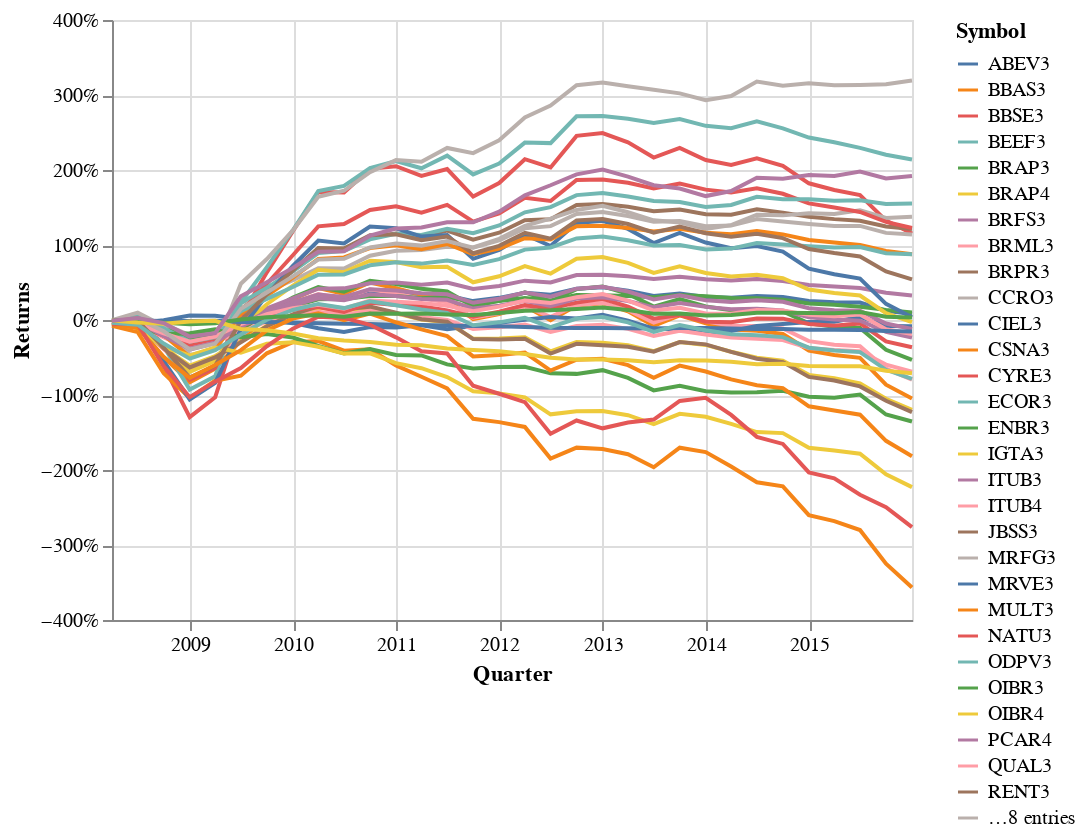

Notebook code for this chart:
### Code cell
import altair as alt

chart_expected_returns_pdf = pd.melt(expected_returns_pdf.reset_index(), 
        id_vars=['date'], 
        value_vars=list(expected_returns_pdf.columns), 
        var_name='ticker', value_name='returns')

chart_expected_returns_pdf['date'] = pd.to_datetime(
    chart_expected_returns_pdf['date'], format='%Y-%m-%d')

chart_expected_returns_pdf["cumsum_returns"] = \
    chart_expected_returns_pdf.groupby(['ticker'])['returns'].cumsum()

expected_returns_line = alt.Chart(chart_expected_returns_pdf). \
    mark_line().encode(
    x=alt.X('date', axis=alt.Axis(title='Quarter')),
    y=alt.Y('cumsum_returns', axis=alt.Axis(title='Returns', format='.0%')),
    color=alt.Color('ticker', legend=alt.Legend(title="Symbol")))

expected_returns_line

### Figure 1 — Vega-Lite specification as saved in the notebook (floating-point values rounded to 4 significant figures; data arrays with more than 128 entries replaced by an {"elided": "..."} marker saying what was removed)
{"config": {"view": {"continuousWidth": 400, "continuousHeight": 300}}, "data": {"name": "data-da41da4d0a780946804ab3371df2cadf"}, "mark": "line", "encoding": {"color": {"type": "nominal", "field": "ticker", "legend": {"title": "Symbol"}}, "x": {"type": "temporal", "axis": {"title": "Quarter"}, "field": "date"}, "y": {"type": "quantitative", "axis": {"format": ".0%", "title": "Returns"}, "field": "cumsum_returns"}}, "$schema": "https://vega.github.io/schema/vega-lite/v4.0.0.json", "datasets": {"data-da41da4d0a780946804ab3371df2cadf": {"elided": "1184 records"}}}
